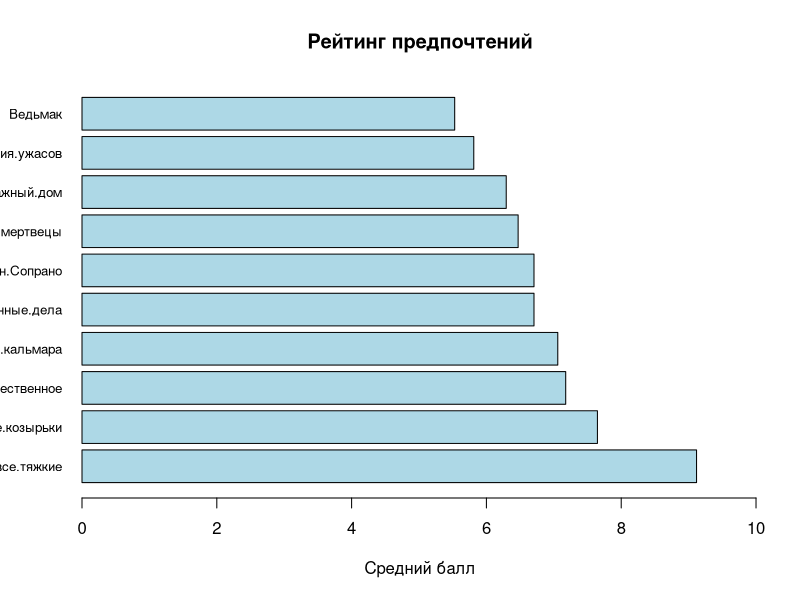

R code for this plot:
# Вывод таблички

data <- read.csv("result.csv", header = TRUE, sep = ",")

str(data)

df <- data[,-1]  
print(df)

#вывод без строк с na:
df2 <-df[rowSums(is.na(df)) == 0,]
print(df2)

#замена na на среднее
library(dplyr)
df3 <- df %>% na.omit
print(df3)

# max, min, mean
stats <- data.frame(
  Max = sapply(df[,-1], max, na.rm = TRUE),
  Min = sapply(df[,-1], min, na.rm = TRUE),
  Mean = sapply(df[,-1], mean, na.rm = TRUE)
)

print(stats)

# оценки выше 7 и меньше 3
high <- colSums(df[,-1] > 7, na.rm = TRUE)  
low <- colSums(df[,-1] < 3, na.rm = TRUE)  

preference <- data.frame(Выше_7 = high, Ниже_3 = low)

print(preference)

# сортировка по убыванию
rating <- sort(colMeans(df[,-1], na.rm = TRUE), decreasing = TRUE)

print(rating)

# Столбчатая диаграмма оценок
categories <- names(rating) 
scores <- as.numeric(rating)  

barplot(scores,
        names.arg = categories,
        horiz = TRUE,
        las = 1,
        col = "lightblue",
        main = "Рейтинг предпочтений",
        xlab = "Средний балл",
        ylab = "",
        cex.names = 0.8,
        xlim = c(0, max(scores) * 1.1))